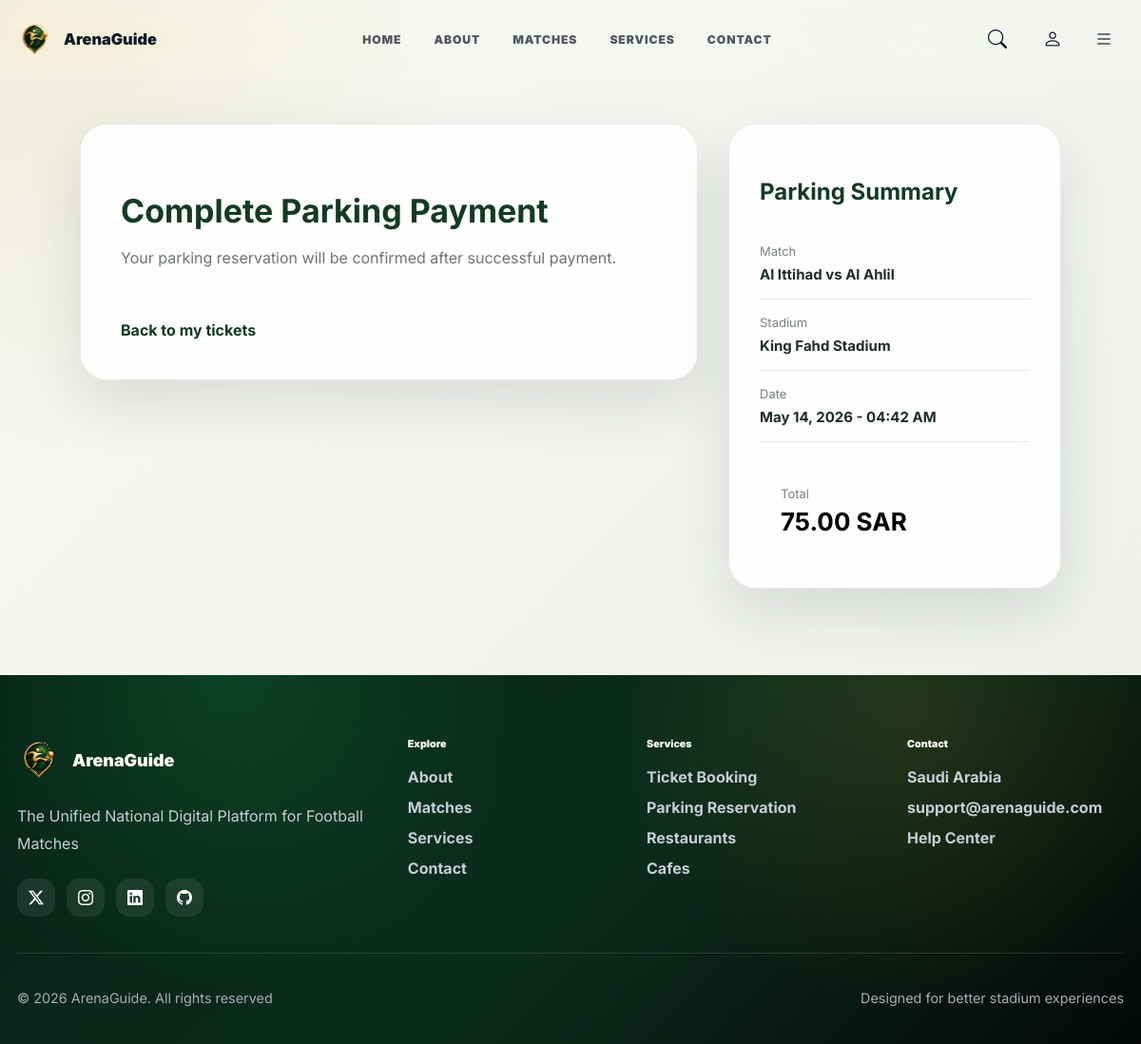
Page /en/booking/parking/checkout/1/ (signed in) on the committed database.
### booking/models.py (models this page shows, shortened)
class ParkingReservation(models.Model):
    class Status(models.TextChoices):
        PENDING = "pending", "Pending"
        ACTIVE = "active", "Active"
        CANCELLED = "cancelled", "Cancelled"
    user = models.ForeignKey("account.User", on_delete=models.CASCADE, related_name="parking_reservations")
    match = models.ForeignKey("match.Match", on_delete=models.CASCADE, related_name="parking_reservations")
    stadium = models.ForeignKey("stadium.Stadium", on_delete=models.CASCADE, related_name="parking_reservations")
    ticket = models.OneToOneField(Ticket,on_delete=models.PROTECT,null=True,blank=True,related_name="parking_reservation")
    reservation_time = models.DateTimeField()
    price = models.DecimalField(max_digits=10, decimal_places=2, default=0)
    paid = models.BooleanField(default=False)
    created_at = models.DateTimeField(auto_now_add=True)
    status = models.CharField(max_length=20, choices=Status.choices, default=Status.PENDING)
    class Meta:
        ordering = ["-created_at"]
        constraints = [
            models.UniqueConstraint(
                fields=["user", "match"],
                condition=models.Q(status="active"),
                name="unique_active_parking_per_user_match"
            ),
            models.UniqueConstraint(
                fields=["ticket"],
                condition=models.Q(status__in=["pending", "active"]),
                name="unique_parking_per_active_ticket"
            )
        ]

### match/models.py (models this page shows, shortened)
class Match(models.Model):
    class Status(models.TextChoices):
        UPCOMING = "upcoming", "Upcoming"
        LIVE = "live", "Live"
        FINISHED = "finished", "Finished"
        CANCELED = "canceled", "Canceled"
    stadium = models.ForeignKey(Stadium,on_delete=models.CASCADE,related_name="matches")
    home_team = models.ForeignKey(Team,on_delete=models.CASCADE,related_name="home_matches" )
    away_team = models.ForeignKey(Team,on_delete=models.CASCADE,related_name="away_matches")
    start_datetime = models.DateTimeField()
    end_datetime = models.DateTimeField()
    total_tickets = models.PositiveIntegerField(default=0)
    available_tickets = models.PositiveIntegerField(default=0)
    image = models.ImageField(upload_to="matches/", blank=True, null=True)
    description = models.TextField(blank=True)
    home_score = models.PositiveIntegerField(default=0)
    away_score = models.PositiveIntegerField(default=0)
    live_minute = models.PositiveIntegerField(default=0)
    video_file = models.FileField(upload_to='matches/videos/', null=True, blank=True)
    video_url = models.URLField(null=True, blank=True)
    status = models.CharField(max_length=20,choices=Status.choices,default=Status.UPCOMING)
    class Meta:
        ordering = ["-start_datetime"]

class Team(models.Model):
    name = models.CharField(max_length=255)
    country = models.CharField(max_length=100)
    logo = models.ImageField(upload_to="teams/", blank=True, null=True)
    achievements = models.TextField(blank=True)
    coach = models.CharField(max_length=100, blank=True)
    founded_year = models.PositiveIntegerField(blank=True, null=True)
    class Meta:
        ordering = ["name"]

### stadium/models.py (models this page shows, shortened)
class Stadium(models.Model):
    class Meta:
        ordering = ["-created_at"]
        verbose_name = "Stadium"
        verbose_name_plural = "Stadiums"
        unique_together = ["name", "city"]
    class Status(models.TextChoices):
        ACTIVE = "active", "Active"
        INACTIVE = "inactive", "Inactive"
        MAINTENANCE = "maintenance", "Maintenance"
    name = models.CharField(max_length=255)
    city = models.CharField(max_length=100)
    location = models.CharField(max_length=255)
    latitude = models.FloatField(blank=True, null=True)
    longitude = models.FloatField(blank=True, null=True)
    capacity = models.PositiveIntegerField()
    description = models.TextField(blank=True)
    image = models.ImageField(upload_to="stadiums/", blank=True, null=True)
    status = models.CharField(max_length=20,choices=Status.choices,default=Status.ACTIVE)
    created_at = models.DateTimeField(auto_now_add=True)
    updated_at = models.DateTimeField(auto_now=True)

### booking/views.py (the view)
# urls.py: path("parking/checkout/<int:reservation_id>/", views.parking_checkout, name="parking_checkout"),
@login_required
def parking_checkout(request, reservation_id):
    reservation = get_object_or_404(
        ParkingReservation.objects.select_related("user", "ticket", "match", "stadium"),
        id=reservation_id,
        user=request.user,
        status=ParkingReservation.Status.PENDING,
    )
    callback_url = request.build_absolute_uri(
        reverse("booking:parking_success", args=[reservation.id])
    )
    if reservation.paid:
        messages.info(request, "Parking payment already completed.")
        return redirect("booking:my_tickets")
    return render(request, "payment/parking_check.html", {
        "reservation": reservation,
        "moyasar_publishable_key": settings.MOYASAR_PUBLISHABLE_KEY,
        "callback_url": callback_url,
    })

### payment/templates/payment/parking_check.html (shortened to what this page needs)
{% extends "core/base.html" %}
{% load static %}
{% load i18n %}
{% block extra_css %}
<link rel="stylesheet" href="{% static 'css/payment_check.css' %}">
<link rel="stylesheet" href="https://cdn.moyasar.com/mpf/1.14.0/moyasar.css">
{% endblock %}
{% block content %}
<section class="payment-page">
    <div class="payment-wrapper">
        <div class="payment-card">
            <div class="payment-header">
                <h1>{% trans "Complete Parking Payment" %}</h1>
                <p>{% trans "Your parking reservation will be confirmed after successful payment." %}</p>
            </div>
            <a href="{% url 'booking:my_tickets' %}" class="back-link">
                {% trans "Back to my tickets" %}
            </a>
        </div>
        <aside class="payment-summary-card">
            <h3>{% trans "Parking Summary" %}</h3>
            <div class="summary-row">
                <span>{% trans "Match" %}</span>
                <strong>{{ reservation.match.home_team.name }} vs {{ reservation.match.away_team.name }}</strong>
            </div>
            <div class="summary-row">
                <span>{% trans "Stadium" %}</span>
                <strong>{{ reservation.stadium.name }}</strong>
            </div>
            <div class="summary-row">
                <span>{% trans "Date" %}</span>
                <strong>{{ reservation.match.start_datetime|date:"M d, Y - h:i A" }}</strong>
            </div>
            <div class="summary-total">
                <span>{% trans "Total" %}</span>
                <strong>{{ reservation.price }} {% trans "SAR" %}</strong>
            </div>
        </aside>
    </div>
</section>
{% endblock %}

### core/static/css/base.css (style rules this page uses)
:root { --arena-green: #0f7a3b; --arena-green-dark: #0f7a3b; --arena-gold: #c9a227; --arena-bg: #ffffff; --arena-card: rgba(255, 255, 255, 0.82); --arena-text: #111827; --arena-muted: #6b7280; --arena-border: rgba(17, 24, 39, 0.12); --arena-shadow: 0 18px 55px rgba(17, 24, 39, 0.12); --arena-gradient: linear-gradient(135deg, #22c55e, #13b878, #c9a227); --arena-navbar-height: 82px; --arena-radius: 14px; }
* { box-sizing: border-box; }
html { scroll-behavior: smooth; }
body.arena-body { margin: 0; min-height: 100vh; background: var(--arena-bg); color: var(--arena-text); font-family: "Inter", sans-serif; }
a { text-decoration: none; color: inherit; }

### payment/static/css/payment_check.css (style rules this page uses)
.payment-page { min-height: calc(100vh - 90px); padding: 130px 7% 80px; background: radial-gradient(circle at top left, rgba(198, 163, 69, 0.16), transparent 35%), linear-gradient(135deg, #f8f9f5 0%, #eef1ec 100%); }
.payment-wrapper { display: grid; grid-template-columns: 1.3fr 0.7fr; gap: 32px; align-items: start; max-width: 1180px; margin: auto; }
.payment-card, .payment-summary-card { background: rgba(255, 255, 255, 0.86); backdrop-filter: blur(16px); border: 1px solid rgba(18, 58, 39, 0.1); border-radius: 28px; box-shadow: 0 24px 60px rgba(22, 42, 31, 0.12); }
.payment-card { padding: 42px; }
.payment-header { margin-bottom: 28px; }
.payment-header h1 { font-size: 34px; color: #123a27; margin-bottom: 10px; }
.payment-header p { color: #6d746f; line-height: 1.7; }
.back-link { display: inline-flex; margin-top: 24px; color: #123a27; font-weight: 700; text-decoration: none; }
.payment-summary-card { padding: 32px; position: sticky; top: 110px; }
.payment-summary-card h3 { color: #123a27; font-size: 24px; margin-bottom: 24px; }
.summary-row { padding: 16px 0; border-bottom: 1px solid rgba(18, 58, 39, 0.1); }
.summary-row span, .summary-total span { display: block; color: #7a827d; font-size: 13px; margin-bottom: 6px; }
.summary-row strong { color: #1f2d25; font-size: 15px; }
.summary-total { margin-top: 24px; padding: 22px; border-radius: 20px; color: #000000; }
.summary-total strong { font-size: 26px; }

### rows in the picture
ParkingReservation: match.home_team.name "Al Ittihad", match.away_team.name "Al Ahlil", stadium.name "King Fahd Stadium", match.start_datetime "May 14, 2026 - 04:42 AM", price "75.00"
